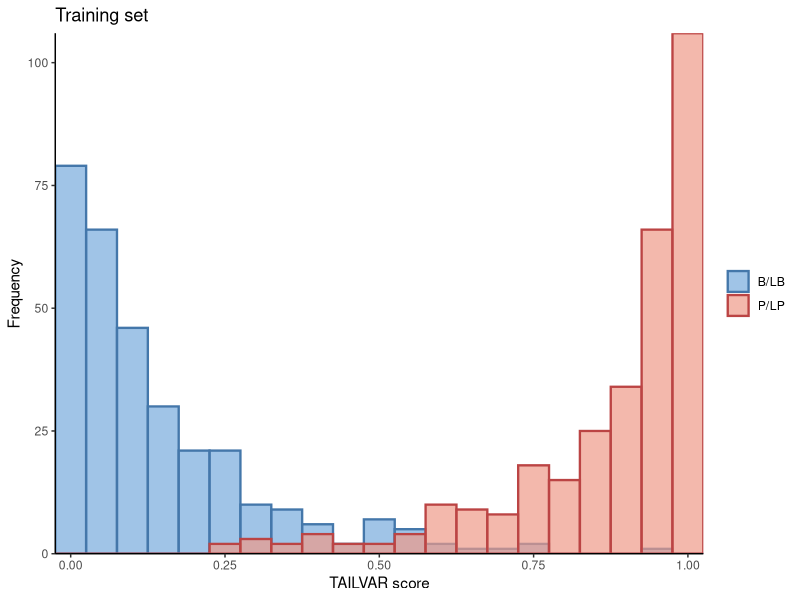
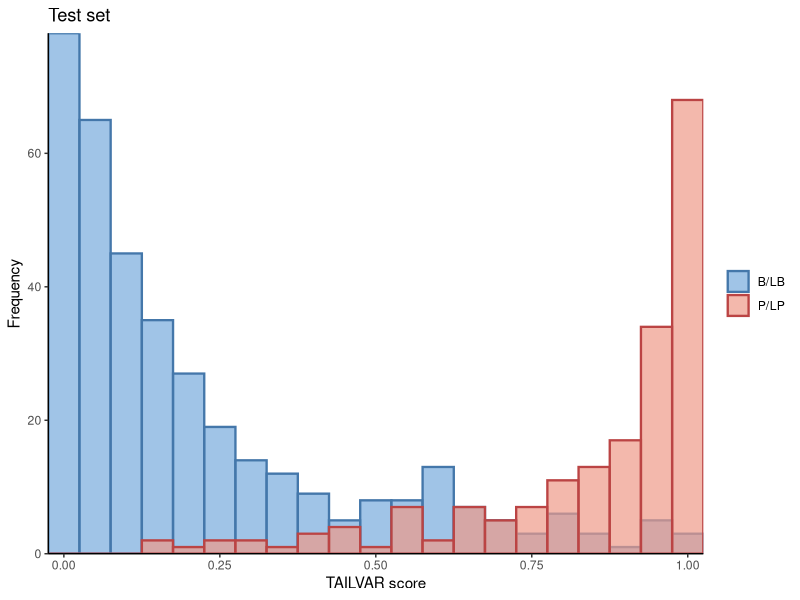
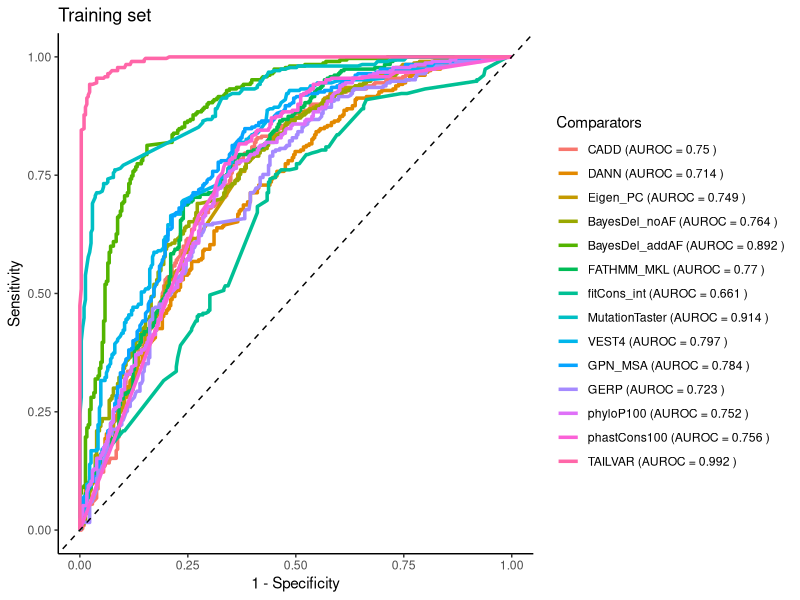
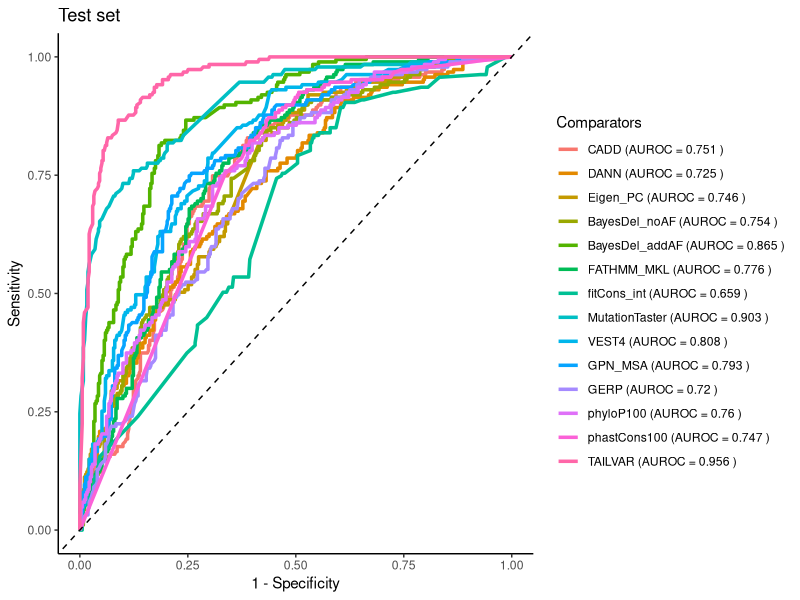
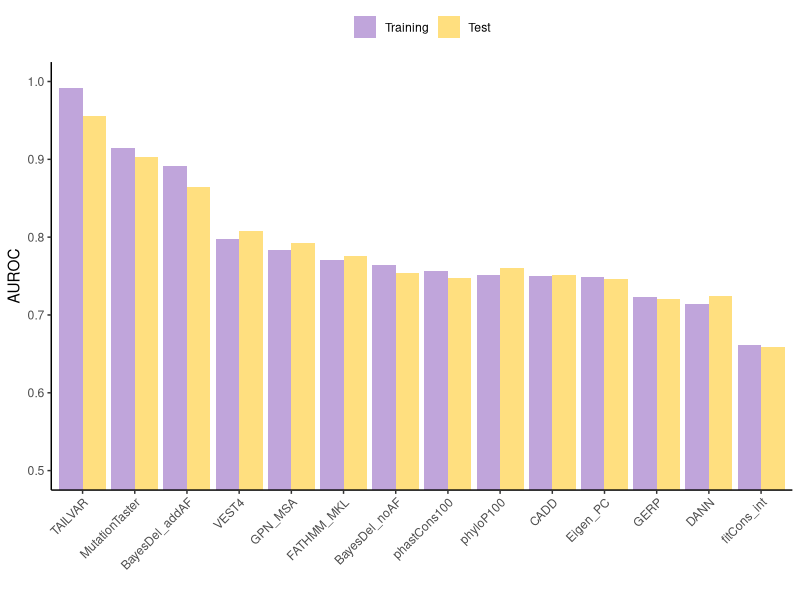

Reproduce these figures in R, in order.
# Load necessary libraries
library(tidyverse)
library(pROC)
library(ggplot2)
library(mclust)

# Load pre-processed data
train_data <- read_tsv("Train_TAILVAR_score.txt")
test_data <- read_tsv("Test_TAILVAR_score.txt")

# Compute ROC curve and AUROC for the training dataset
rf_roc_curve <- roc(train_data$Class, train_data$TAILVAR, levels = c("B_LB", "P_LP"))
rf_auroc <- auc(rf_roc_curve)
cat("AUROC of the Random Forest model on the training set:", rf_auroc, "\n")

# Plot the distribution of TAILVAR Score (HGMD + gnomAD)
ggplot(train_data, aes(x = TAILVAR, fill = Class, color = Class)) +
  geom_histogram(binwidth = 0.05, size = 0.8, alpha = 0.7, position = "identity") +
  labs(x = "TAILVAR score", y = "Frequency", title = "Training set", fill = "Dataset", color = "Dataset") +
  scale_fill_manual(values = c("P_LP" = "#EE9988", "B_LB" = "#77AADD"), labels = c("P_LP" = "P/LP", "B_LB" = "B/LB")) +
  scale_color_manual(values = c("P_LP" = "#BB4444", "B_LB" = "#4477AA"), labels = c("P_LP" = "P/LP", "B_LB" = "B/LB")) +
  theme_classic() + scale_y_continuous(expand = c(0, 0)) + scale_x_continuous(expand = c(0, 0)) +
  theme(legend.position = "right", legend.title = element_blank())

# Compute ROC curve and AUROC for the test dataset
rf_roc_curve2 <- roc(test_data$Class, test_data$TAILVAR, levels = c("B_LB", "P_LP"))
rf_auroc2 <- auc(rf_roc_curve2)
cat("AUROC of the Random Forest model on the test set:", rf_auroc2, "\n")

# Plot the distribution of TAILVAR Score (Clinvar/ALFA/RME/AOU)
ggplot(test_data, aes(x = TAILVAR, fill = Class, color = Class)) +
  geom_histogram(binwidth = 0.05, size = 0.8, alpha = 0.7, position = "identity") +
  labs(x = "TAILVAR score", y = "Frequency", title = "Test set", fill = "Dataset", color = "Dataset") +
  scale_fill_manual(values = c("P_LP" = "#EE9988", "B_LB" = "#77AADD"), labels = c("P_LP" = "P/LP", "B_LB" = "B/LB")) +
  scale_color_manual(values = c("P_LP" = "#BB4444", "B_LB" = "#4477AA"), labels = c("P_LP" = "P/LP", "B_LB" = "B/LB")) +
  theme_classic() + scale_y_continuous(expand = c(0, 0)) + scale_x_continuous(expand = c(0, 0)) +
  theme(legend.position = "right", legend.title = element_blank())

# AUC-ROC plot
# Define the features and the labels
comp_scores <- c("CADD", "DANN", "Eigen_PC", "BayesDel_noAF", "BayesDel_addAF", "FATHMM_MKL", "fitCons_int", "MutationTaster", "VEST4", "GPN_MSA", "GERP", "phyloP100", "phastCons100")
comparators <- c(all_of(comp_scores),"TAILVAR")
AUROC_data <- train_data
AUROC_data$Class <- ifelse(AUROC_data$Class == "P_LP", 1, 0)

AUROC_data2 <- test_data %>% filter(Class %in% c("P_LP", "B_LB"))
AUROC_data2$Class <- ifelse(AUROC_data2$Class == "P_LP", 1, 0)

roc_list <- list()
auroc_values <- c()

roc_list2 <- list()
auroc_values2 <- c()

# Calculate ROC for each feature and store the AUROC values
for (score in comparators) {
  roc_obj <- roc(AUROC_data$Class, AUROC_data[[score]], ci=TRUE)
  roc_list[[score]] <- roc_obj
  auroc_values <- c(auroc_values, round(auc(roc_obj), 3))
}

for (score in comparators) {
  roc_obj2 <- roc(AUROC_data2$Class, AUROC_data2[[score]], ci=TRUE)
  roc_list2[[score]] <- roc_obj2
  auroc_values2 <- c(auroc_values2, round(auc(roc_obj2), 3))
}

# Plot AUROC comparisons
ggroc(roc_list, legacy.axes = TRUE, size = 1.2) +
  geom_abline(intercept = 0, slope = 1, linetype = "dashed", color = "black") +
  labs(title = "Training set", x = "1 - Specificity", y = "Sensitivity") +
  theme_classic() + theme(legend.position = "right") + scale_color_discrete(name = "Comparators", labels = paste(comparators, "(AUROC =", auroc_values,")"))

ggroc(roc_list2, legacy.axes = TRUE, size = 1.2) +
  geom_abline(intercept = 0, slope = 1, linetype = "dashed", color = "black") +
  labs(title = "Test set", x = "1 - Specificity", y = "Sensitivity") +
  theme_classic() + theme(legend.position = "right") + scale_color_discrete(name = "Comparators", labels = paste(comparators, "(AUROC =", auroc_values2,")"))

# Compare AUROC values
auroc_df_dev <- data.frame(Comparator = comparators, AUROC = auroc_values, Dataset = "Training")
auroc_df_val <- data.frame(Comparator = comparators, AUROC = auroc_values2, Dataset = "Test")
auroc_combined_df <- rbind(auroc_df_dev, auroc_df_val)
auroc_combined_df$Dataset <- factor(auroc_combined_df$Dataset, levels = c("Training", "Test"))

# Order the data frame by AUROC in decreasing order for the development dataset
auroc_combined_df$Comparator <- factor(auroc_combined_df$Comparator, levels = auroc_df_dev$Comparator[order(-auroc_df_dev$AUROC)])

# Replot with bars filled by Dataset
ggplot(auroc_combined_df, aes(x = Comparator, y = AUROC, fill = Dataset)) +
  geom_bar(stat = "identity", position = "dodge") + labs(x = "", y = "AUROC") +
  theme_classic() + theme(axis.text.x = element_text(angle = 45, hjust = 1), legend.position = "top", legend.title = element_blank()) +
  scale_fill_manual(values = c("Training" = "#C0A5DB", "Test" = "#FFDF7F")) + coord_cartesian(ylim =c(0.5, 1))
